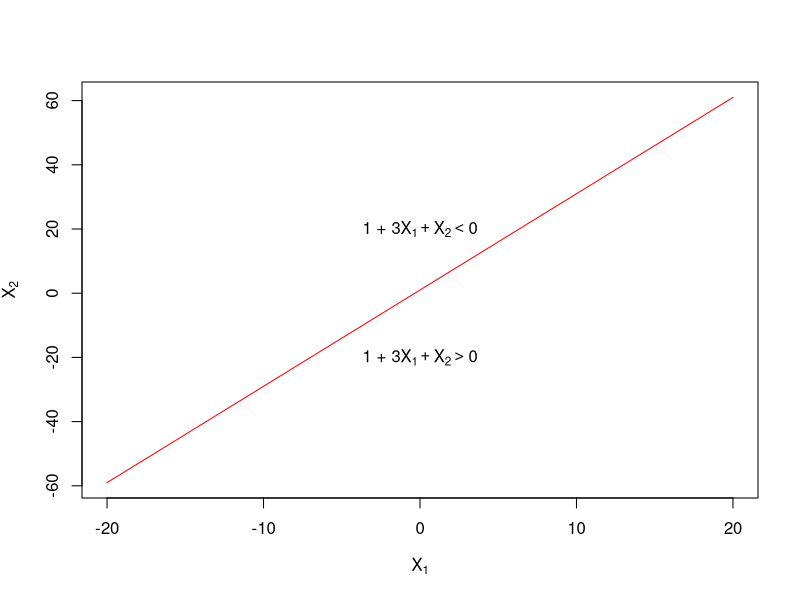

Here is the R script that generated this plot:
x1 = -20:20
x2 = 1 + 3 * x1
plot(x1, x2, xlab= expression ("X"[1]), ylab= expression ("X"[2]), type = "l", col = "red")
text(c(0), c(-20), expression ("1 + 3X"[1]+ X[2]> 0), col = "black")
text(c(0), c(20), expression ("1 + 3X"[1]+ X[2]< 0), col = "Black")

